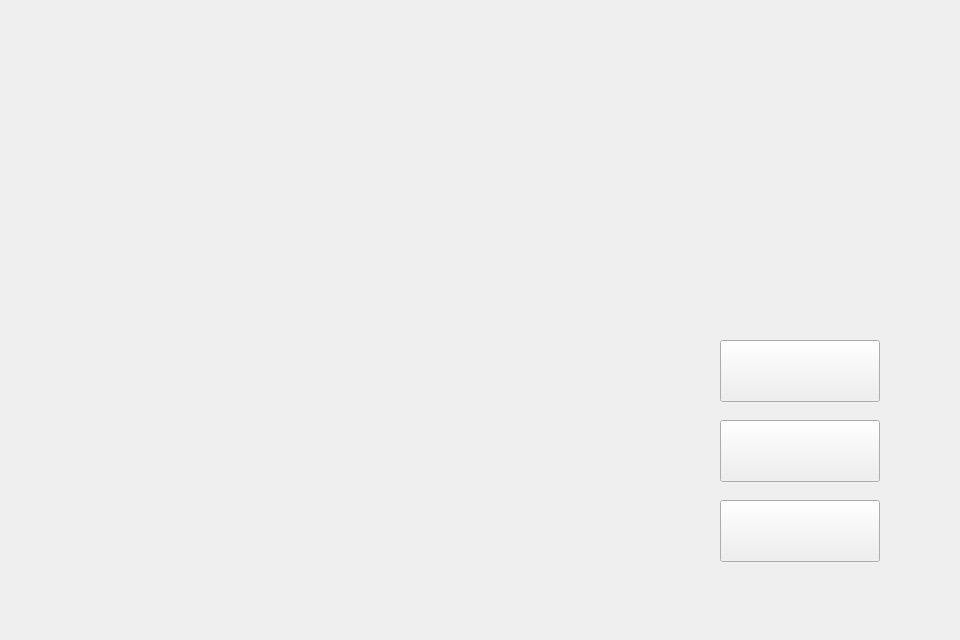
      <widget class="QWidget" name="startWindow">
       <property name="minimumSize">
        <size>
         <width>960</width>
         <height>640</height>
        </size>
       </property>
       <property name="maximumSize">
        <size>
         <width>960</width>
         <height>640</height>
        </size>
       </property>
       <widget class="QPushButton" name="start">
        <property name="geometry">
         <rect>
          <x>720</x>
          <y>340</y>
          <width>160</width>
          <height>62</height>
         </rect>
        </property>
        <property name="styleSheet">
         <string notr="true"/>
        </property>
        <property name="text">
         <string/>
        </property>
       </widget>
       <widget class="QPushButton" name="how">
        <property name="geometry">
         <rect>
          <x>720</x>
          <y>500</y>
          <width>160</width>
          <height>62</height>
         </rect>
        </property>
        <property name="text">
         <string/>
        </property>
       </widget>
       <widget class="QLabel" name="startBackground">
        <property name="geometry">
         <rect>
          <x>0</x>
          <y>0</y>
          <width>960</width>
          <height>640</height>
         </rect>
        </property>
        <property name="minimumSize">
         <size>
          <width>244</width>
          <height>244</height>
         </size>
        </property>
        <property name="text">
         <string/>
        </property>
        <property name="pixmap">
         <pixmap>img/background.jpg</pixmap>
        </property>
       </widget>
       <widget class="QPushButton" name="continue_2">
        <property name="geometry">
         <rect>
          <x>720</x>
          <y>420</y>
          <width>160</width>
          <height>62</height>
         </rect>
        </property>
        <property name="text">
         <string/>
        </property>
       </widget>
       <widget class="QLabel" name="title">
        <property name="geometry">
         <rect>
          <x>120</x>
          <y>50</y>
          <width>679</width>
          <height>207</height>
         </rect>
        </property>
        <property name="text">
         <string/>
        </property>
        <property name="pixmap">
         <pixmap>img/kitbun.png</pixmap>
        </property>
       </widget>
       <widget class="QLabel" name="snow">
        <property name="geometry">
         <rect>
          <x>0</x>
          <y>0</y>
          <width>960</width>
          <height>640</height>
         </rect>
        </property>
        <property name="text">
         <string/>
        </property>
       </widget>
       <zorder>startBackground</zorder>
       <zorder>snow</zorder>
       <zorder>start</zorder>
       <zorder>title</zorder>
       <zorder>how</zorder>
       <zorder>continue_2</zorder>
      </widget>
